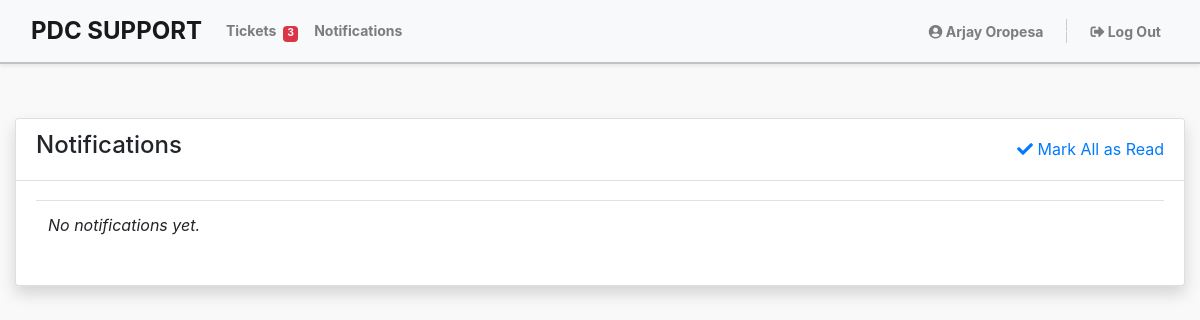
Page /pages/staff/staff.notifications.php (signed in) on the earlier database version.
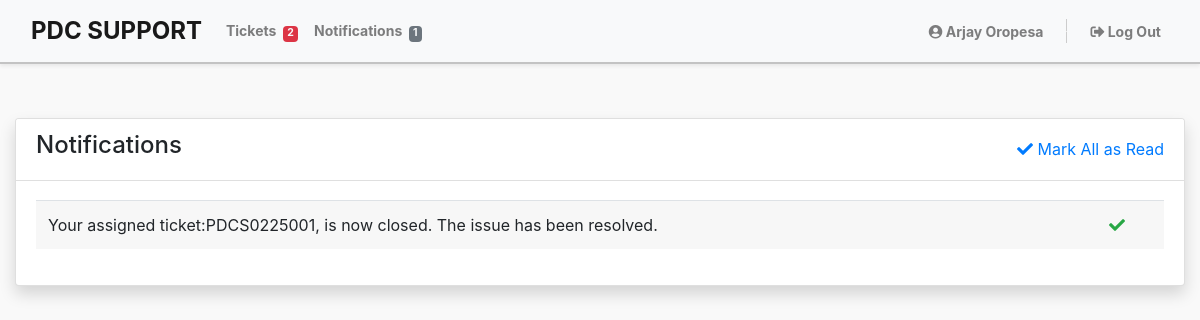
Same page on the later database version.
### tables this page shows
CREATE TABLE `tbl_notif` (
  `id` int(100) NOT NULL,
  `notif_msg` varchar(5000) NOT NULL,
  `status` enum('0','1') NOT NULL DEFAULT '1',
  `user_id` int(100) NOT NULL,
  `post_date` datetime(6) NOT NULL DEFAULT current_timestamp(6)
);

### pages/staff/staff.notifications.php (the view, shortened to what the changed rows need)
<?php
include('staff.header.php');
$user_id = $_SESSION['id'];
$notif_qry = mysqli_query($conn, "SELECT * FROM `tbl_notif` WHERE user_id = $user_id ORDER BY post_date DESC");
?>
    <div class="container my-5">
        <div class="card shadow mb-4">
            <div class="card-body">
                <div clss="table-responsive">
                    <table class="table w-100" id="notif_tbl">
                        <tbody>
                            <?php
                                if (mysqli_num_rows($notif_qry) > 0) {
                                    mysqli_data_seek($notif_qry, 0);
                                    while($notif_row=mysqli_fetch_array($notif_qry)){
                                        if ($notif_row['status']=='1') {
                            ?>
                            <tr style="background-color: rgba(0, 0, 0, .03);">
                                <td><?php echo $notif_row['notif_msg']; ?></td>
                                <td><a href="mark-read?id=<?php echo $notif_row['id']; ?>" class="text-success" title="read"><i class="fas fa-check"></i></a></td>
                            </tr>
                            <?php
                                        }
                                    }
                                } else {
                                    echo "<tr><td colspan='2'><i>No notifications yet.</i></td></tr>";
                                }
                            ?>
                        </tbody>
                    </table>
                </div>
            </div>
        </div>
    </div>
<?php include('staff.footer.php'); ?>

### pages/staff/staff.header.php (shortened to what the changed rows need)
<?php
include('../includes/connection.php');
$notifcnt_qry = $conn->query("SELECT COUNT(*) AS unread_count FROM tbl_notif WHERE user_id = {$_SESSION['id']} AND status = '1'");
$unread_count = 0;
if ($notifcnt_qry) {
    $notifcnt_row = $notifcnt_qry->fetch_assoc();
    $unread_count = $notifcnt_row['unread_count'];
}
$ticketcnt_qry = $conn->query("SELECT COUNT(*) AS ticket_count FROM tbl_tickets WHERE (status = '1' OR status = '4') AND assigned = " . $_SESSION['id']);
$ticket_cnt = 0;
if ($ticketcnt_qry) {
    $ticketcnt_res = $ticketcnt_qry->fetch_assoc();
    $ticket_cnt = $ticketcnt_res['ticket_count'];
}
?>
<!DOCTYPE html>
<html lang="en">
    <head>
        <link href="../../assets/vendor/bootstrap/css/bootstrap.min.css" rel="stylesheet">
        <link href="../../assets/vendor/bootstrap-icons/bootstrap-icons.css" rel="stylesheet">
        <link href="../../assets/vendor/fontawesome/css/all.min.css" rel="stylesheet">
        <link href="../../assets/vendor/swiper/swiper-bundle.min.css" rel="stylesheet">
        <link href="../../assets/vendor/datatables/jquery.dataTables.min.css" rel="stylesheet">
        <link href="../../assets/css/staff.style.css" rel="stylesheet">
    </head>
    <body id="page-top">
        <nav class="navbar navbar-expand-lg navbar-light bg-light shadow-sm fixed-top">
            <div class="container">
                <div class="collapse navbar-collapse" id="navbarNav">
                    <ul class="navbar-nav mr-auto">
                        <li class="nav-item">
                            <a class="nav-link <?php echo in_array($page, ['staff/tickets', 'staff/view-ticket', 'staff/edit-report']) ? 'active' : ''; ?>" href="tickets">Tickets&nbsp;
                                <?php if ($ticket_cnt > 0) { ?>
                                    <span class="badge bg-danger text-light">
                                        <?php echo ($ticket_cnt > 99) ? '99+' : $ticket_cnt; ?>
                                    </span>
                                <?php } ?>
                            </a>
                        </li>
                        <li class="nav-item">
                            <a class="nav-link <?php echo ($page == 'staff/notifications') ? 'active' : ''; ?>" aria-current="page" href="notifications">Notifications&nbsp;
                                <?php if ($unread_count > 0) { ?>
                                    <span class="badge bg-secondary text-light">
                                        <?php echo ($unread_count > 99) ? '99+' : $unread_count; ?>
                                    </span>
                                <?php } ?>
                            </a>
                        </li>
                    </ul>
                </div>
            </div>
        </nav>

Differences in the rows shown:
added tbl_notif: notif_msg "Your assigned ticket:PDCS0225001, is now closed. The issue has been resolved."
Other differences:
$ticket_cnt: "3" → "2"
$unread_count: (not shown) → "1"
text no longer shown: "No notifications yet."
